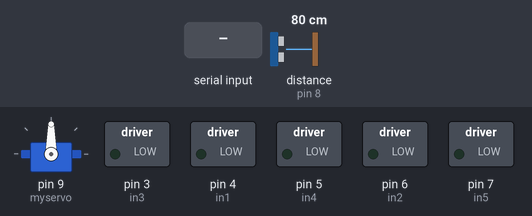
The sketch below on a simulated Arduino Uno, built with avr-gcc and run on an emulated ATmega328P. On the bench: servo, switched loads named in the sketch (green lamp = pin HIGH). Dashed ring = blinking. Inputs (shaded band) come from the test bench; at power-on: distance to the obstacle (sensor on pin 8) 80 cm. The echo pulse lasts 58.3 µs per cm; pins used as bus, display or sensor lines are not drawn; what the sketch prints to the serial monitor is not drawn.

Above: at 1.2 s.
1.3 s: "A" received over Serial
At 1.6 s:
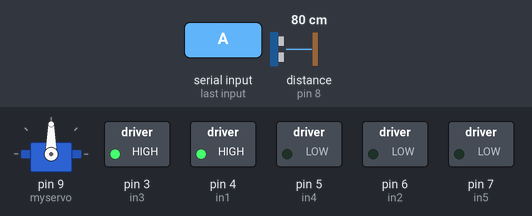
2.8 s: distance to the obstacle (sensor on pin 8) set to 28 cm
5.8 s: distance to the obstacle (sensor on pin 8) set to 22 cm
At 6.27 s:
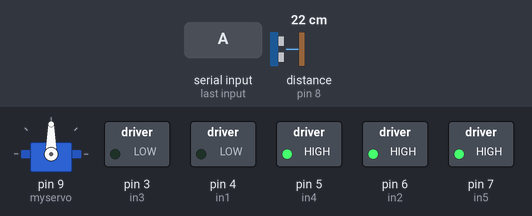
8.8 s: "f" received over Serial
At 9.6 s:
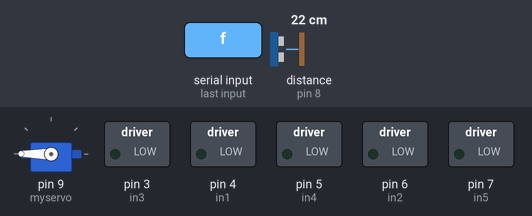
11.8 s: "b" received over Serial
At 12.3 s:
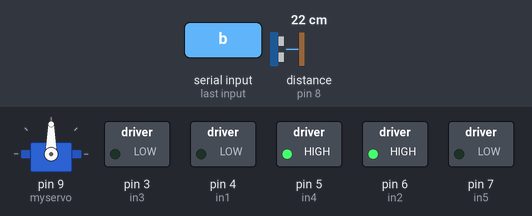
13.3 s: "r" received over Serial
At 14.6 s:
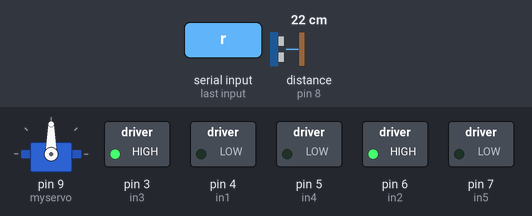
Timing chart, 0 to 15.8 s (numbered marks = the images above; inputs shaded):
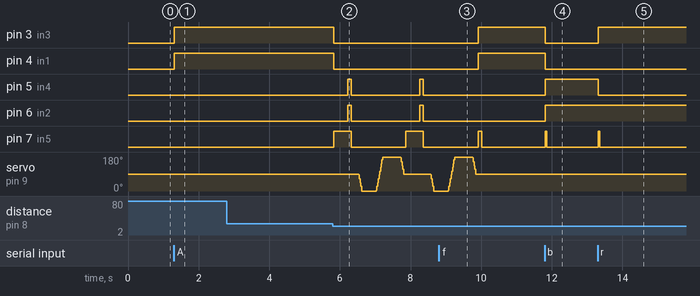

The sketch:

automode.ino
```cpp
#include <Servo.h>
#include <SimpleDHT.h>
#define MAX_DISTANCE 300
Servo myservo;  // create servo object to control a servo
int pos = 90,s = 0;
 const int trigPin = 12;
const int echoPin = 8;
const int in1 = 4;
const int in2 = 6;
const int in3 = 3;
const int in4 = 5;
 int in5 = 7;//buzzer
long duration, distance ,distance1 ,distance2;
int naba();
String readdata;
void self();
void setup() {
  Serial.begin(9600);
  myservo.attach(9);
  myservo.write(90);
  pinMode(trigPin, OUTPUT);
  pinMode(echoPin, INPUT);
  pinMode(in5,OUTPUT);
  pinMode (in1, OUTPUT);
  pinMode (in2, OUTPUT);
  pinMode (in3, OUTPUT);
  pinMode (in4, OUTPUT);

}

void loop() {
  if (Serial.available())
     readdata="";
   while (Serial.available()){
    //Check if there is an available byte to read
delay(10); //Delay added to make thing stable
  char c = Serial.read(); //Conduct a serial read
readdata = c; //build the string- "forward", "reverse", "left" and "right"
  }
if (readdata.length() > 0) {
Serial.println(readdata);
if(readdata == "A") //automode
 { distance=naba();
 self();
  delay(50);
}
else if (readdata == "s")//stop
 {
digitalWrite (in1, LOW);
digitalWrite (in2, LOW);
digitalWrite (in3, LOW);
digitalWrite (in4, LOW);
digitalWrite(in5,HIGH);
delay(100);
digitalWrite(in5,LOW);

delay (50);
 }
else if(readdata == "f") //forward
  {
digitalWrite(3, HIGH);
digitalWrite (4, HIGH);
digitalWrite(5,LOW);
digitalWrite(6,LOW);
digitalWrite(7,HIGH);
delay(100);
digitalWrite(7,LOW);

delay(50);
  }
  // if data received as reverse move robot reverse

else if(readdata == "b")//backward
  {
digitalWrite(3, LOW);
digitalWrite(4, LOW);
digitalWrite(5, HIGH);
digitalWrite(6,HIGH);
digitalWrite(7,HIGH);
delay(50);
digitalWrite(7,LOW);

delay(50);
  }

else if (readdata == "r")//right
  {
digitalWrite (3,HIGH);
digitalWrite (4,LOW);
digitalWrite (5,LOW);
digitalWrite (6,HIGH);
digitalWrite(7,HIGH);
delay(50);
digitalWrite(7,LOW);

delay (50);

  }
else if ( readdata == "l")//left
 {
digitalWrite (3, LOW);
digitalWrite (4, HIGH);
digitalWrite (5, HIGH);
digitalWrite (6, LOW);
digitalWrite(7,HIGH);
delay(50);
digitalWrite(7,LOW);

delay (50);
 }


 else if(readdata=="g")//backward right
    {
    digitalWrite (3,LOW);
    digitalWrite (4,LOW);
    digitalWrite (5,HIGH);
    digitalWrite (6,LOW);
    digitalWrite(7,HIGH);
delay(50);
digitalWrite(7,LOW);

    delay (50);
    }
    else if(readdata=="e")//backward left
   {
    digitalWrite (3,LOW);
    digitalWrite (4,LOW);
    digitalWrite (5,LOW);
    digitalWrite (6,HIGH);
    digitalWrite(7,HIGH);
delay(50);
digitalWrite(7,LOW);

    delay (50);
   }
}
 if(readdata!="A")
   readdata="";
 }
 void self()
 {
  Serial.print(distance);
   if(distance<25)
    {
      digitalWrite(in1, LOW);
      digitalWrite(in2, LOW);
      digitalWrite(in3, LOW);
      digitalWrite(in4, LOW);
      digitalWrite(in5,HIGH);
      delay(400);
      digitalWrite(in1,LOW);
      digitalWrite(in2,HIGH);
      digitalWrite(in3,LOW);
      digitalWrite(in4,HIGH);
      digitalWrite(in5,HIGH);
      delay(100);
      digitalWrite(in1, LOW);
      digitalWrite(in2, LOW);
      digitalWrite(in3, LOW);
      digitalWrite(in4, LOW);
      digitalWrite(in5,LOW);
      delay(200);

  for(pos=90;pos>=0;pos-=5)
  {
        myservo.write(pos);
        delay(5);
  }
      delay(200);
      distance2=naba();
      delay(200);
   for(pos=0;pos<=180;pos+=5)
   { myservo.write(pos);
   delay(5);
   }
   delay(200);
       distance1=naba();
       delay(300);
   for(pos=180;pos>=90;pos-=5)
   {myservo.write(pos);
   delay(5);
   }

 if(distance1>distance2)
 {
   digitalWrite(in1,LOW);
      digitalWrite(in2,HIGH);
      digitalWrite(in3,LOW);
      digitalWrite(in4,HIGH);
      digitalWrite(in5,HIGH);
      delay(400);

      digitalWrite(in1,HIGH);
      digitalWrite(in2,LOW);
      digitalWrite(in3,LOW);
      digitalWrite(in4,HIGH);
      digitalWrite(in5,HIGH);
      delay(400);

 }
 else if(distance2>distance1)
 {

     digitalWrite(in1,LOW);
      digitalWrite(in2,HIGH);
      digitalWrite(in3,LOW);
      digitalWrite(in4,HIGH);
      digitalWrite(in5,HIGH);
      delay(400);
      digitalWrite(in1,LOW);
      digitalWrite(in2,HIGH);
      digitalWrite(in3,HIGH);
      digitalWrite(in4,LOW);
      digitalWrite(in5,HIGH);
      delay(400);
}

    }
    else
    {
    digitalWrite(in1, HIGH);
      digitalWrite(in2, LOW);
      digitalWrite(in3, HIGH);
      digitalWrite(in4, LOW);
      digitalWrite(in5,LOW);
      delay(0);
}
distance= naba();
 }
 int naba()
{
   digitalWrite(trigPin, LOW);
  delayMicroseconds(2);
  digitalWrite(trigPin, HIGH);
  delayMicroseconds(10);
  digitalWrite(trigPin, LOW);
  duration = pulseIn(echoPin, HIGH);
  distance = duration/58.2;
  if(distance>MAX_DISTANCE)
  distance=MAX_DISTANCE;
  return(distance);
  delay(100);
}//temperature and smoke sensor code is ready but circuit is yet to come.
```

Measured:
- the behaviour switches between 25 and 24 cm on distance to the obstacle (sensor on pin 8) (found by bisection; images 1 and 2)
- after the input at 1.3 s, pin 3 (in3), pin 4 (in1): LOW → HIGH at once
- after the input at 2.8 s, every drawn part: stays the same
- after the input at 5.8 s, pin 3 (in3), pin 4 (in1): HIGH → LOW at once; pin 5 (in4), pin 6 (in2): alternates HIGH for 0.10 s and LOW for 1.9 s, starting after 0.43 s; pin 7 (in5): alternates HIGH for 0.50 s and LOW for 1.5 s, starting at once
- after the input at 8.8 s, pin 3 (in3), pin 4 (in1): LOW → HIGH after 1.1 s; pin 5 (in4), pin 6 (in2): stays LOW (without the input it goes to HIGH after 1.5 s); servo on pin 9 (myservo): goes on until 9.8 s, then stays 90°
- after the input at 11.8 s, pin 3 (in3), pin 4 (in1): HIGH → LOW at once; pin 5 (in4), pin 6 (in2): LOW → HIGH at once; pin 7 (in5): LOW → HIGH at once, → LOW 0.05 s later
- after the input at 13.3 s, pin 3 (in3): LOW → HIGH at once; pin 5 (in4): HIGH → LOW at once; pin 7 (in5): LOW → HIGH at once, → LOW 0.05 s later
